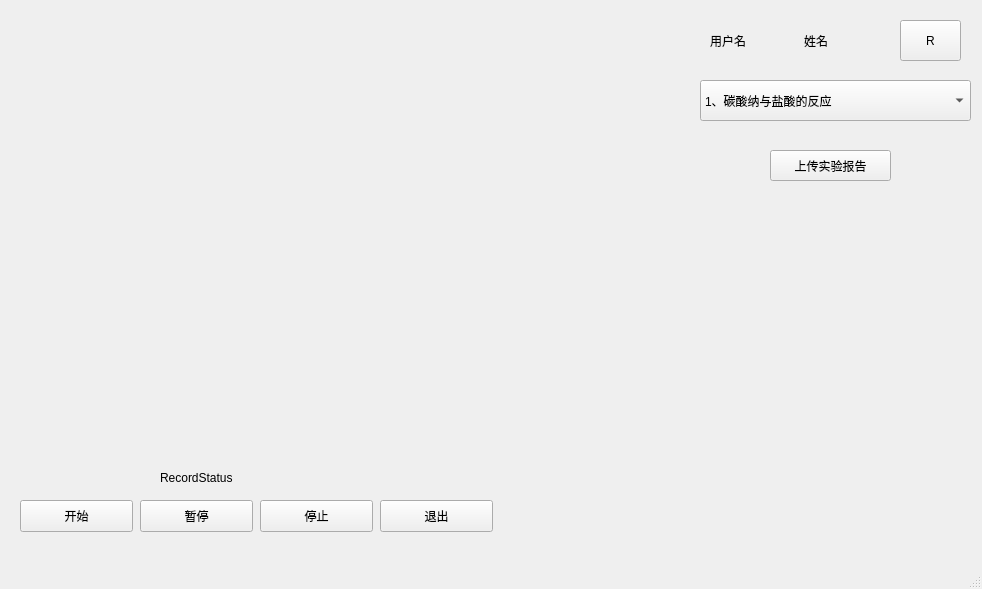
<?xml version="1.0" encoding="UTF-8"?>
<ui version="4.0">
 <class>StuWindow</class>
 <widget class="QMainWindow" name="StuWindow">
  <property name="enabled">
   <bool>true</bool>
  </property>
  <property name="geometry">
   <rect>
    <x>0</x>
    <y>0</y>
    <width>982</width>
    <height>589</height>
   </rect>
  </property>
  <property name="windowTitle">
   <string>Student Client</string>
  </property>
  <widget class="QWidget" name="centralwidget">
   <widget class="QWidget" name="horizontalLayoutWidget">
    <property name="geometry">
     <rect>
      <x>710</x>
      <y>20</y>
      <width>181</width>
      <height>41</height>
     </rect>
    </property>
    <layout class="QHBoxLayout" name="UserInfo">
     <item>
      <widget class="QLabel" name="acclabel">
       <property name="enabled">
        <bool>true</bool>
       </property>
       <property name="text">
        <string>用户名</string>
       </property>
      </widget>
     </item>
     <item>
      <widget class="QLabel" name="namelabel">
       <property name="enabled">
        <bool>true</bool>
       </property>
       <property name="text">
        <string>姓名</string>
       </property>
      </widget>
     </item>
    </layout>
   </widget>
   <widget class="QPushButton" name="refreshBtn">
    <property name="geometry">
     <rect>
      <x>900</x>
      <y>20</y>
      <width>61</width>
      <height>41</height>
     </rect>
    </property>
    <property name="text">
     <string>R</string>
    </property>
   </widget>
   <widget class="QPushButton" name="uploadButton">
    <property name="geometry">
     <rect>
      <x>770</x>
      <y>150</y>
      <width>121</width>
      <height>31</height>
     </rect>
    </property>
    <property name="text">
     <string>上传实验报告</string>
    </property>
   </widget>
   <widget class="QPushButton" name="record">
    <property name="geometry">
     <rect>
      <x>20</x>
      <y>500</y>
      <width>113</width>
      <height>32</height>
     </rect>
    </property>
    <property name="text">
     <string>开始</string>
    </property>
   </widget>
   <widget class="QPushButton" name="pause">
    <property name="geometry">
     <rect>
      <x>140</x>
      <y>500</y>
      <width>113</width>
      <height>32</height>
     </rect>
    </property>
    <property name="text">
     <string>暂停</string>
    </property>
   </widget>
   <widget class="QPushButton" name="stop">
    <property name="geometry">
     <rect>
      <x>260</x>
      <y>500</y>
      <width>113</width>
      <height>32</height>
     </rect>
    </property>
    <property name="text">
     <string>停止</string>
    </property>
   </widget>
   <widget class="QPushButton" name="exit">
    <property name="geometry">
     <rect>
      <x>380</x>
      <y>500</y>
      <width>113</width>
      <height>32</height>
     </rect>
    </property>
    <property name="text">
     <string>退出</string>
    </property>
   </widget>
   <widget class="QLabel" name="RecordStatus">
    <property name="geometry">
     <rect>
      <x>160</x>
      <y>470</y>
      <width>91</width>
      <height>16</height>
     </rect>
    </property>
    <property name="text">
     <string>RecordStatus</string>
    </property>
   </widget>
   <widget class="QComboBox" name="ExpSelectComboBox">
    <property name="geometry">
     <rect>
      <x>700</x>
      <y>80</y>
      <width>271</width>
      <height>41</height>
     </rect>
    </property>
    <item>
     <property name="text">
      <string>1、碳酸纳与盐酸的反应</string>
     </property>
    </item>
    <item>
     <property name="text">
      <string>2、反应热测定</string>
     </property>
    </item>
    <item>
     <property name="text">
      <string>3、碳酸氢钠与不同浓度盐酸反应</string>
     </property>
    </item>
    <item>
     <property name="text">
      <string>4、绘制中和滴定曲线</string>
     </property>
    </item>
   </widget>
  </widget>
  <widget class="QMenuBar" name="menubar">
   <property name="geometry">
    <rect>
     <x>0</x>
     <y>0</y>
     <width>982</width>
     <height>22</height>
    </rect>
   </property>
  </widget>
  <widget class="QStatusBar" name="statusbar"/>
 </widget>
 <resources/>
 <connections/>
</ui>
